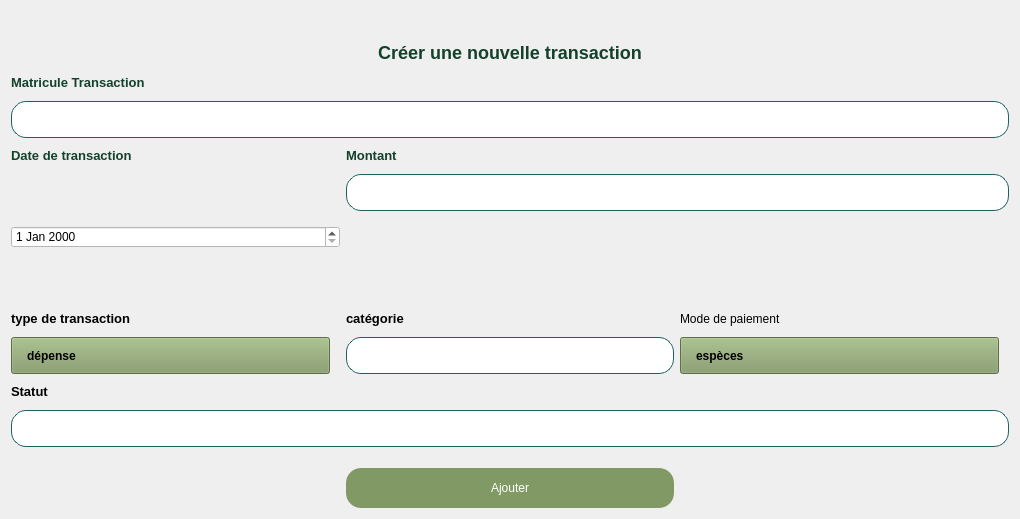
         <widget class="QWidget" name="scrollAreaWidgetContents_16">
          <property name="geometry">
           <rect>
            <x>0</x>
            <y>0</y>
            <width>1020</width>
            <height>519</height>
           </rect>
          </property>
          <property name="sizePolicy">
           <sizepolicy hsizetype="Expanding" vsizetype="Expanding">
            <horstretch>0</horstretch>
            <verstretch>0</verstretch>
           </sizepolicy>
          </property>
          <layout class="QGridLayout" name="gridLayout_18">
           <item row="16" column="1">
            <widget class="QLineEdit" name="lineEdit_76">
             <property name="sizePolicy">
              <sizepolicy hsizetype="Preferred" vsizetype="Preferred">
               <horstretch>0</horstretch>
               <verstretch>0</verstretch>
              </sizepolicy>
             </property>
             <property name="styleSheet">
              <string notr="true">border:solid;
border-color:rgb(28,96,101);
border-width:1px;
background-color:rgb(255,255,255);
border-radius:15px;</string>
             </property>
            </widget>
           </item>
           <item row="8" column="0" colspan="3">
            <widget class="QLineEdit" name="lineEdit_71">
             <property name="sizePolicy">
              <sizepolicy hsizetype="Preferred" vsizetype="Preferred">
               <horstretch>0</horstretch>
               <verstretch>0</verstretch>
              </sizepolicy>
             </property>
             <property name="styleSheet">
              <string notr="true">border:solid;
border-color:rgb(28,96,101);
border-width:1px;
background-color:rgb(255,255,255);

border-radius:15px;
height:35px;</string>
             </property>
            </widget>
           </item>
           <item row="23" column="1">
            <widget class="QPushButton" name="pushButton_36">
             <property name="styleSheet">
              <string notr="true">border-radius:15px;
margin-top:15px;
height:40px;
background-color:rgb(129,153,101);
color: white;</string>
             </property>
             <property name="text">
              <string>Ajouter</string>
             </property>
            </widget>
           </item>
           <item row="4" column="0" colspan="2">
            <widget class="QWidget" name="widget_24" native="true"/>
           </item>
           <item row="21" column="0">
            <widget class="QLabel" name="label_99">
             <property name="styleSheet">
              <string notr="true">font-weight:600;</string>
             </property>
             <property name="text">
              <string>&lt;html&gt;&lt;head/&gt;&lt;body&gt;&lt;p&gt;&lt;span style=&quot; font-size:10pt;&quot;&gt;Statut&lt;/span&gt;&lt;/p&gt;&lt;/body&gt;&lt;/html&gt;</string>
             </property>
            </widget>
           </item>
           <item row="7" column="0">
            <widget class="QLabel" name="label_100">
             <property name="styleSheet">
              <string notr="true">color:rgb(19,65,43);
font-weight:600;

</string>
             </property>
             <property name="text">
              <string>&lt;html&gt;&lt;head/&gt;&lt;body&gt;&lt;p&gt;&lt;span style=&quot; font-size:10pt;&quot;&gt;Matricule Transaction&lt;/span&gt;&lt;/p&gt;&lt;/body&gt;&lt;/html&gt;</string>
             </property>
            </widget>
           </item>
           <item row="22" column="0" colspan="3">
            <widget class="QLineEdit" name="lineEdit_77">
             <property name="sizePolicy">
              <sizepolicy hsizetype="Preferred" vsizetype="Preferred">
               <horstretch>0</horstretch>
               <verstretch>0</verstretch>
              </sizepolicy>
             </property>
             <property name="styleSheet">
              <string notr="true">border:solid;
border-color:rgb(28,96,101);
border-width:1px;
background-color:rgb(255,255,255);

border-radius:15px;
height:35px;</string>
             </property>
            </widget>
           </item>
           <item row="11" column="1" colspan="2">
            <widget class="QLineEdit" name="lineEdit_72">
             <property name="sizePolicy">
              <sizepolicy hsizetype="Preferred" vsizetype="Preferred">
               <horstretch>0</horstretch>
               <verstretch>0</verstretch>
              </sizepolicy>
             </property>
             <property name="styleSheet">
              <string notr="true">border:solid;
border-color:rgb(28,96,101);
border-width:1px;
background-color:rgb(255,255,255);

border-radius:15px;
height:35px;</string>
             </property>
            </widget>
           </item>
           <item row="9" column="0">
            <widget class="QLabel" name="label_107">
             <property name="styleSheet">
              <string notr="true">color:rgb(19,65,43);
font-weight:600;</string>
             </property>
             <property name="text">
              <string>&lt;html&gt;&lt;head/&gt;&lt;body&gt;&lt;p&gt;&lt;span style=&quot; font-size:10pt;&quot;&gt;Date de transaction&lt;/span&gt;&lt;/p&gt;&lt;/body&gt;&lt;/html&gt;</string>
             </property>
            </widget>
           </item>
           <item row="15" column="0">
            <widget class="QLabel" name="label_108">
             <property name="styleSheet">
              <string notr="true">font-weight:600;</string>
             </property>
             <property name="text">
              <string>&lt;html&gt;&lt;head/&gt;&lt;body&gt;&lt;p&gt;&lt;span style=&quot; font-size:10pt;&quot;&gt;type de transaction&lt;/span&gt;&lt;/p&gt;&lt;/body&gt;&lt;/html&gt;</string>
             </property>
            </widget>
           </item>
           <item row="9" column="1">
            <widget class="QLabel" name="label_109">
             <property name="styleSheet">
              <string notr="true">color:rgb(19, 63, 43);
font-weight:600;</string>
             </property>
             <property name="text">
              <string>&lt;html&gt;&lt;head/&gt;&lt;body&gt;&lt;p&gt;&lt;span style=&quot; font-size:10pt;&quot;&gt;Montant&lt;/span&gt;&lt;/p&gt;&lt;/body&gt;&lt;/html&gt;</string>
             </property>
            </widget>
           </item>
           <item row="15" column="1">
            <widget class="QLabel" name="label_101">
             <property name="styleSheet">
              <string notr="true">font-weight:600;</string>
             </property>
             <property name="text">
              <string>&lt;html&gt;&lt;head/&gt;&lt;body&gt;&lt;p&gt;&lt;span style=&quot; font-size:10pt;&quot;&gt;catégorie&lt;/span&gt;&lt;/p&gt;&lt;/body&gt;&lt;/html&gt;</string>
             </property>
            </widget>
           </item>
           <item row="16" column="2">
            <widget class="QComboBox" name="comboBox_27">
             <property name="styleSheet">
              <string notr="true">QComboBox
{
margin-right:10px;
appearance:none;
padding-left:15px;
font-weight:600;
background-color:rgb(129,153,101);
height:35px;
}

QComboBox::drop-down {
   border-style:none;
	color:white;
}




</string>
             </property>
             <item>
              <property name="text">
               <string>espèces </string>
              </property>
             </item>
             <item>
              <property name="text">
               <string>Carte de crédit </string>
              </property>
             </item>
             <item>
              <property name="text">
               <string>Virement bancaire</string>
              </property>
             </item>
             <item>
              <property name="text">
               <string>Chèques</string>
              </property>
             </item>
            </widget>
           </item>
           <item row="16" column="0">
            <widget class="QComboBox" name="comboBox_18">
             <property name="styleSheet">
              <string notr="true">QComboBox
{
margin-right:10px;
appearance:none;
padding-left:15px;
font-weight:600;
background-color:rgb(129,153,101);
height:35px;
}

QComboBox::drop-down {
   border-style:none;
	color:white;
}




</string>
             </property>
             <item>
              <property name="text">
               <string>dépense</string>
              </property>
             </item>
             <item>
              <property name="text">
               <string>revenu</string>
              </property>
             </item>
            </widget>
           </item>
           <item row="5" column="1">
            <widget class="QLabel" name="label_110">
             <property name="styleSheet">
              <string notr="true">text-align:center;
color:rgb(19,65,43);
font-size:18px;</string>
             </property>
             <property name="text">
              <string>&lt;html&gt;&lt;head/&gt;&lt;body&gt;&lt;p align=&quot;center&quot;&gt;&lt;span style=&quot; font-weight:700;&quot;&gt;Créer une nouvelle transaction&lt;/span&gt;&lt;/p&gt;&lt;/body&gt;&lt;/html&gt;</string>
             </property>
            </widget>
           </item>
           <item row="15" column="2">
            <widget class="QLabel" name="label_55">
             <property name="styleSheet">
              <string notr="true">font: 700 9pt &quot;Segoe UI&quot;;</string>
             </property>
             <property name="text">
              <string>Mode de paiement</string>
             </property>
            </widget>
           </item>
           <item row="11" column="0" rowspan="4">
            <widget class="QDateEdit" name="dateEdit_2">
             <property name="styleSheet">
              <string notr="true">background-color:rgb(255, 255, 255)</string>
             </property>
            </widget>
           </item>
          </layout>
         </widget>
